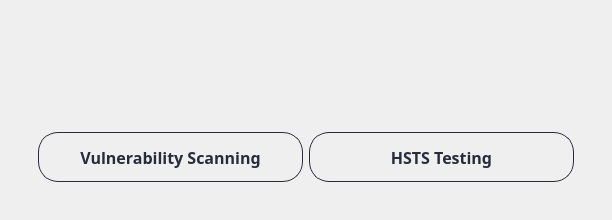
        <widget class="QWidget" name="page_networkUser">
         <layout class="QHBoxLayout" name="horizontalLayout_27">
          <item>
           <widget class="QWidget" name="widget_60" native="true">
            <layout class="QVBoxLayout" name="verticalLayout_35">
             <item>
              <widget class="QWidget" name="widget_62" native="true">
               <property name="minimumSize">
                <size>
                 <width>0</width>
                 <height>50</height>
                </size>
               </property>
               <property name="maximumSize">
                <size>
                 <width>16777215</width>
                 <height>50</height>
                </size>
               </property>
              </widget>
             </item>
             <item>
              <widget class="QWidget" name="widget_61" native="true">
               <layout class="QVBoxLayout" name="verticalLayout_36">
                <item alignment="Qt::AlignHCenter">
                 <widget class="QLabel" name="image_networkUser">
                  <property name="text">
                   <string/>
                  </property>
                  <property name="pixmap">
                   <pixmap>networkUser.png</pixmap>
                  </property>
                 </widget>
                </item>
               </layout>
              </widget>
             </item>
             <item>
              <widget class="QWidget" name="widget_63" native="true">
               <layout class="QVBoxLayout" name="verticalLayout_66">
                <item alignment="Qt::AlignHCenter|Qt::AlignTop">
                 <widget class="QWidget" name="widget_104" native="true">
                  <layout class="QHBoxLayout" name="horizontalLayout_44">
                   <item>
                    <widget class="QPushButton" name="btn_vulner">
                     <property name="minimumSize">
                      <size>
                       <width>265</width>
                       <height>50</height>
                      </size>
                     </property>
                     <property name="maximumSize">
                      <size>
                       <width>250</width>
                       <height>50</height>
                      </size>
                     </property>
                     <property name="font">
                      <font>
                       <family>Bahnschrift SemiBold</family>
                       <pointsize>12</pointsize>
                       <weight>75</weight>
                       <bold>true</bold>
                      </font>
                     </property>
                     <property name="cursor">
                      <cursorShape>PointingHandCursor</cursorShape>
                     </property>
                     <property name="styleSheet">
                      <string notr="true">QPushButton {    
    border: 1px solid rgba(40,43,61,255);
    border-radius: 20px;
    padding: 5px 10px;
	color: rgba(40,43,61,255) ;
}

QPushButton:hover {
    background-color: ;
}
</string>
                     </property>
                     <property name="text">
                      <string>Vulnerability Scanning</string>
                     </property>
                     <property name="icon">
                      <iconset>
                       <normaloff>icon-scan.png</normaloff>icon-scan.png</iconset>
                     </property>
                     <property name="iconSize">
                      <size>
                       <width>35</width>
                       <height>35</height>
                      </size>
                     </property>
                    </widget>
                   </item>
                   <item>
                    <widget class="QPushButton" name="btn_hsts">
                     <property name="minimumSize">
                      <size>
                       <width>265</width>
                       <height>50</height>
                      </size>
                     </property>
                     <property name="maximumSize">
                      <size>
                       <width>250</width>
                       <height>50</height>
                      </size>
                     </property>
                     <property name="font">
                      <font>
                       <family>Bahnschrift SemiBold</family>
                       <pointsize>12</pointsize>
                       <weight>75</weight>
                       <bold>true</bold>
                      </font>
                     </property>
                     <property name="cursor">
                      <cursorShape>PointingHandCursor</cursorShape>
                     </property>
                     <property name="styleSheet">
                      <string notr="true">QPushButton {    
    border: 1px solid rgba(40,43,61,255);
    border-radius: 20px;
    padding: 5px 10px;
	color: rgba(40,43,61,255) ;
}

QPushButton:hover {
    background-color: ;
}
</string>
                     </property>
                     <property name="text">
                      <string>HSTS Testing</string>
                     </property>
                     <property name="icon">
                      <iconset>
                       <normaloff>icon-hsts.png</normaloff>icon-hsts.png</iconset>
                     </property>
                     <property name="iconSize">
                      <size>
                       <width>35</width>
                       <height>35</height>
                      </size>
                     </property>
                    </widget>
                   </item>
                  </layout>
                 </widget>
                </item>
               </layout>
              </widget>
             </item>
            </layout>
           </widget>
          </item>
         </layout>
        </widget>
